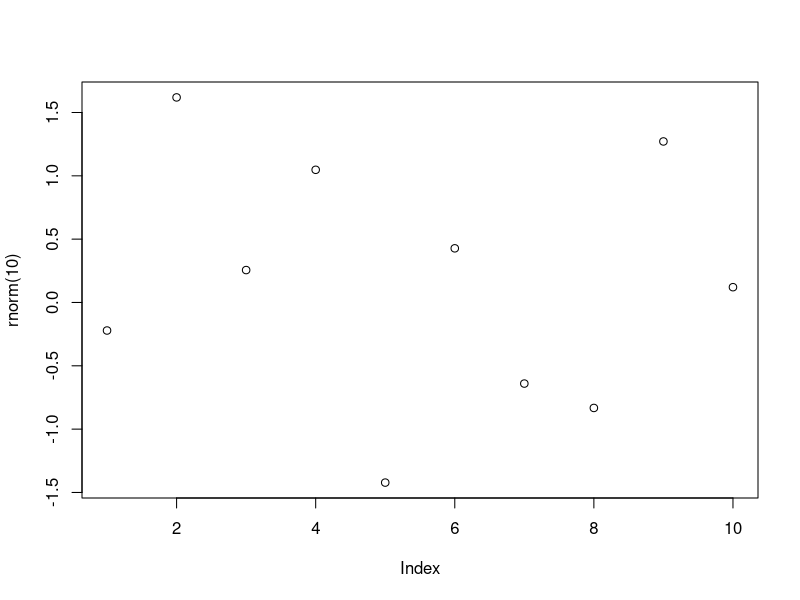
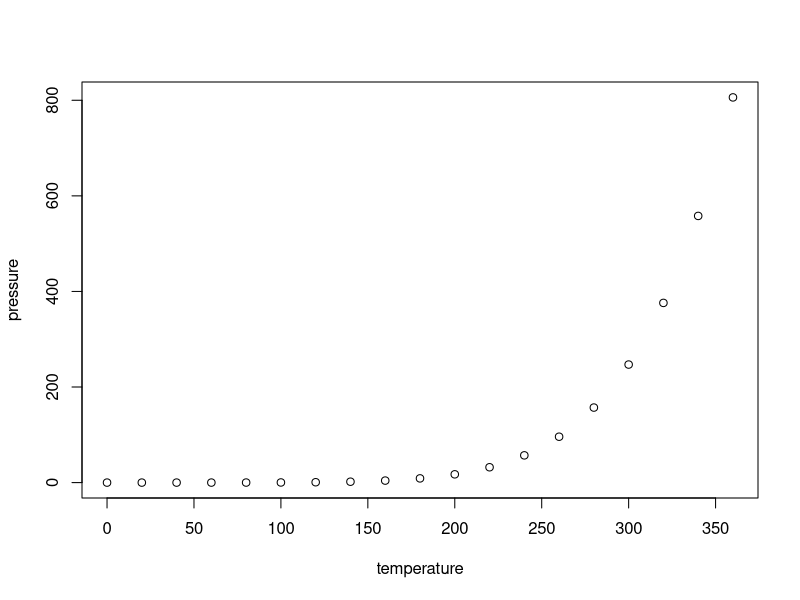

These figures' R source, in order:
## ---- chunk 1
plot(rnorm(10))
## ---- chunk 2
plot(pressure)
